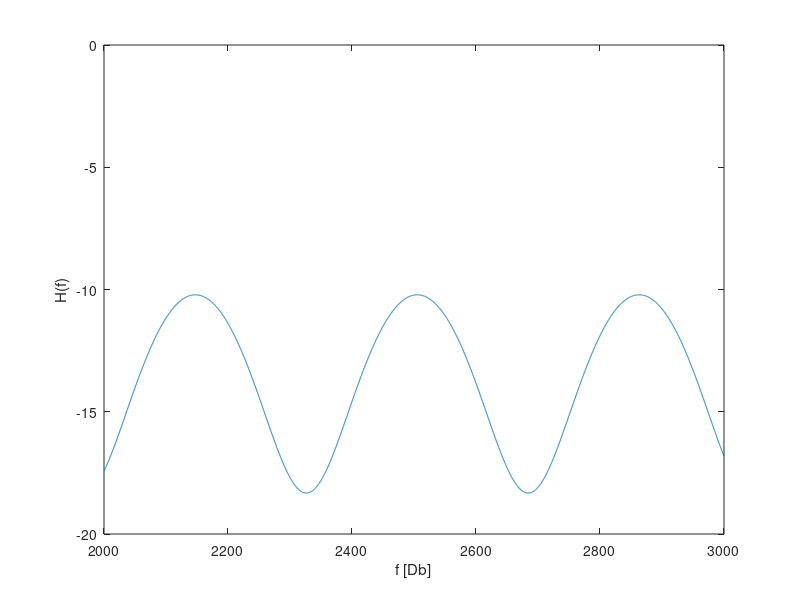

MATLAB code to generate this figure:
clc; clear all; close all hidden;

alpha_r = 0.1;
alpha_d = 0.5;
d_m = 0.5; %m
d_d = 0.05; %m
v = 340; %m/s

tau_r = 2*d_m/v;
tau_d = d_d/v;
delta_tau = tau_r - tau_d;

transfertFunctionNorm = @(f) sqrt(alpha_r^2 + alpha_d^2 + 2*alpha_r*alpha_d*cos(2*pi*f*delta_tau));

f = linspace(2000, 3000, 4000);
plot(f, 20*log(transfertFunctionNorm(f)));
xlabel('f [Db]');
ylabel('H(f)');
ylim([-20, 0]);